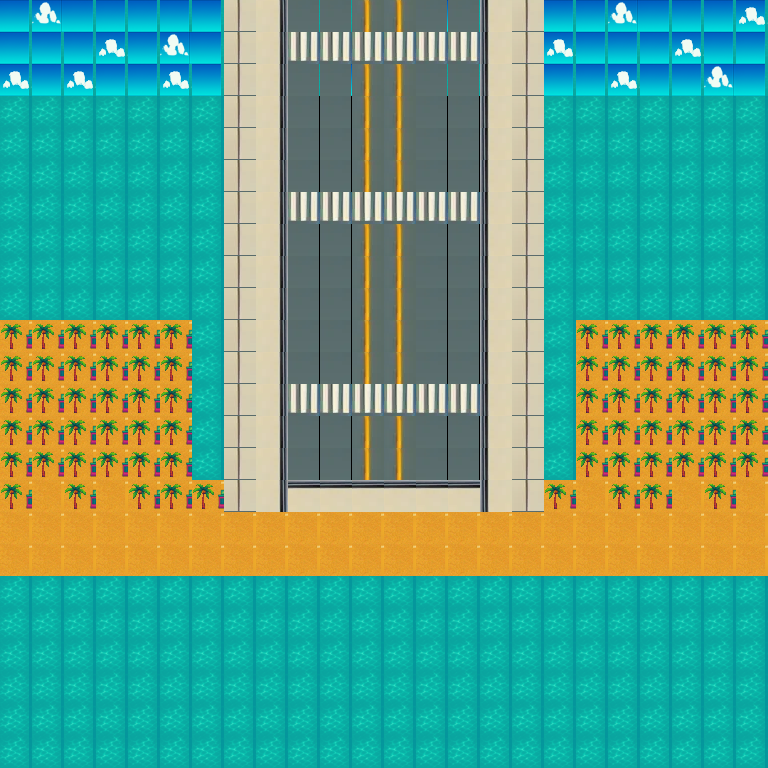

A level layout from a 2D game, rendered from its tile map. Below: a short description, then the map file with tile-grid data replaced by summaries:
An orthogonal 24x24 tile map with 32x32 px tiles, 7 tile layers (Sky, Clouds, Ocean, Sand, ...) and 9 objects (8x CustomerSpawn).

<map version="1.10" tiledversion="1.11.2" orientation="orthogonal" renderorder="right-down" width="24" height="24" tilewidth="32" tileheight="32" infinite="0" nextlayerid="12" nextobjectid="38">
 <tileset firstgid="1" source="../../tilesets/TileSet_1.tsx" />
 <layer id="1" name="Sky" width="24" height="24">
  <data>[576 cells, 72 non-empty, 1 distinct tile ids]</data>
 </layer>
 <layer id="7" name="Clouds" width="24" height="24">
  <data>[576 cells, 20 non-empty, 2 distinct tile ids]</data>
 </layer>
 <layer id="2" name="Ocean" width="24" height="24">
  <data>[576 cells, 252 non-empty, 1 distinct tile ids]</data>
 </layer>
 <layer id="3" name="Sand" width="24" height="24">
  <data>[576 cells, 132 non-empty, 1 distinct tile ids]</data>
 </layer>
 <layer id="9" name="Road" width="24" height="24">
  <data>[576 cells, 90 non-empty, 3 distinct tile ids]</data>
 </layer>
 <layer id="5" name="Sidewalk" width="24" height="24">
  <data>[576 cells, 70 non-empty, 3 distinct tile ids]</data>
 </layer>
 <layer id="8" name="Interactables" width="24" height="24">
  <data>[576 cells, 69 non-empty, 1 distinct tile ids]</data>
 </layer>
 <objectgroup id="11" name="CustomerSpawns">
  <object id="26" name="CustomerSpawn" x="750" y="495" />
  <object id="27" name="CustomerSpawn" x="529" y="461" />
  <object id="28" name="CustomerSpawn" x="337" y="499" />
  <object id="29" name="CustomerSpawn" x="244" y="336" />
  <object id="30" name="CustomerSpawn" x="530" y="111" />
  <object id="31" name="CustomerSpawn" x="274" y="557" />
  <object id="32" name="CustomerSpawn" x="16" y="529" />
  <object id="33" name="CustomerSpawn" x="243" y="48" />
  <object id="36" x="1254" y="327" />
 </objectgroup>
</map>